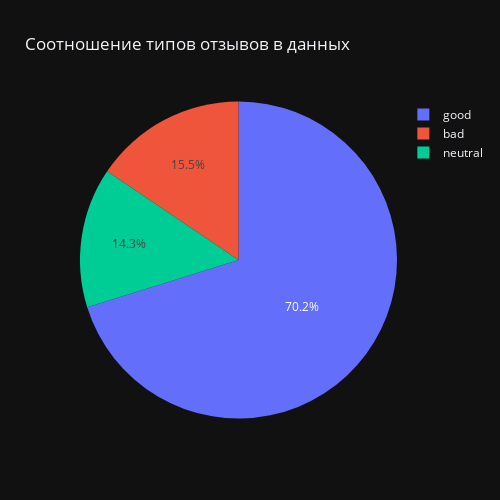

The code cell stored with this chart in its notebook:
### Markdown cell above
Теперь посмотрим на те же доли в имеющихся данных.

### Code cell
kind_stats = pd.pivot_table(data=data, index='comment_kind', aggfunc={'comment_id': [lambda x: x.count() / data.shape[0], 'count']})
kind_stats.columns = ['relative', 'absolute']
kind_stats.sort_values(by='relative', ascending=False, inplace=True)

fig = px.pie(kind_stats, names=kind_stats.index, values='relative', width=500, height=500, hover_name=kind_stats.index, hover_data=None,
             labels={'relative': 'Доля отзывов среди всех', 'comment_kind': 'Тип отзыва', 'absolute': 'Абсолютное число отзывов'}, 
             title='Соотношение типов отзывов в данных'
)
iplot(fig)

### Figure 1 — Plotly figure (JSON) as saved in the notebook; plotly's stock layout.template omitted (floating-point values rounded to 4 significant figures)
{"data": [{"domain": {"x": [0.0, 1.0], "y": [0.0, 1.0]}, "hovertemplate": "<b>%{hovertext}</b><br><br>Тип отзыва=%{label}<br>Доля отзывов среди всех=%{value}<extra></extra>", "hovertext": ["good", "bad", "neutral"], "labels": ["good", "bad", "neutral"], "legendgroup": "", "name": "", "showlegend": true, "values": [0.7019, 0.1555, 0.1427], "type": "pie"}], "layout": {"height": 500, "legend": {"tracegroupgap": 0}, "title": {"text": "Соотношение типов отзывов в данных"}, "width": 500}}
